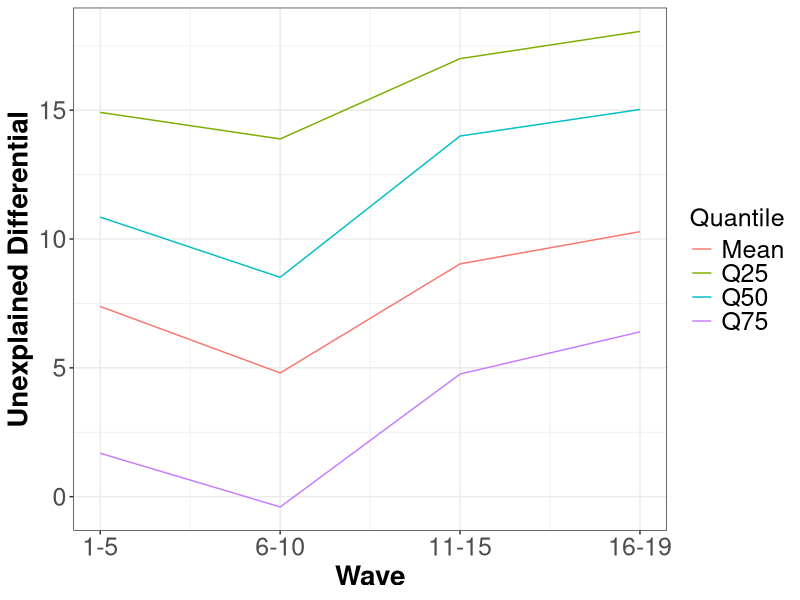
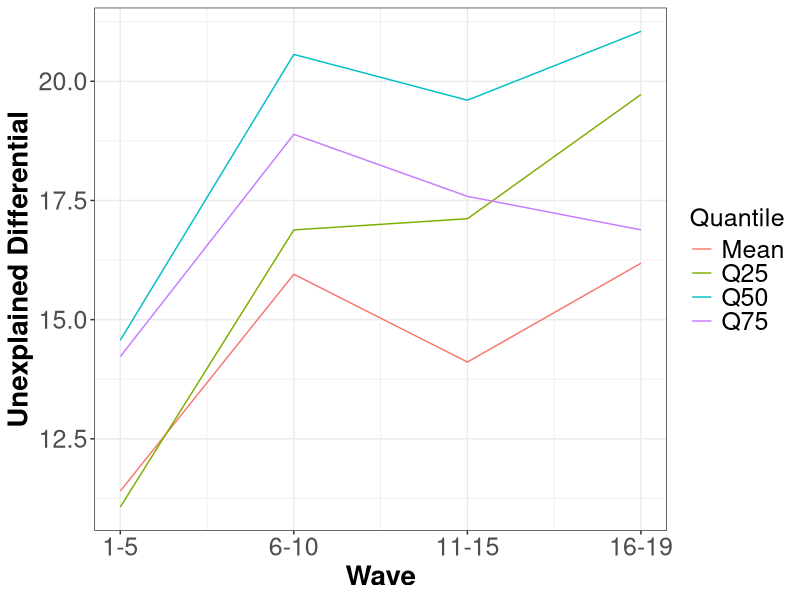

Write R code to recreate these figures, in order.
library(haven)
library(tidyverse)
library(ggplot2)

Quantile = rep(c("Mean", "Q25", "Q50", "Q75"),each=4)
period = rep(1:4,4)
gap_m = c(7.12,4.69,8.65,9.79,
          13.9,13,15.7,16.6,
          10.3,8.17,13.1,14.0,
          1.67,-0.4,4.65,6.2)
gap_f = c(10.8,14.8,13.2,15,
          10.5,15.6,15.8,18,
          13.6,18.7,17.9,19.1,
          13.3,17.3,16.2,15.6)

decomp_ot = data.frame(Quantile, period, gap_m,gap_f)
decomp_ot$true_m = 100 * (exp(decomp_ot$gap_m/100) - 1)
decomp_ot$true_f = 100 * (exp(decomp_ot$gap_f/100) - 1)

men_ot <- ggplot(data=decomp_ot, aes(x=period,y=true_m,colour=Quantile)) +
  geom_line() +
  theme_bw() +
  scale_x_continuous(labels=c("1"='1-5', "2"='6-10', "3"='11-15', "4"="16-19")) +
  xlab("Wave") +
  ylab("Unexplained Differential")+
  theme(axis.text=element_text(size=18),
        axis.title=element_text(size=20,face="bold"),
        legend.text = element_text(size=18),
        legend.title = element_text(size=18))

ggsave("men_ot.pdf", men_ot,dpi=1000)

women_ot <- ggplot(data=decomp_ot, aes(x=period,y=true_f,colour=Quantile)) +
  geom_line() +
  theme_bw() +
  scale_x_continuous(labels=c("1"='1-5', "2"='6-10', "3"='11-15', "4"="16-19")) +
  xlab("Wave") +
  ylab("Unexplained Differential")+
  theme(axis.text=element_text(size=18),
        axis.title=element_text(size=20,face="bold"),
        legend.text = element_text(size=18),
        legend.title = element_text(size=18))

ggsave("women_ot.pdf", women_ot,dpi=1000)


